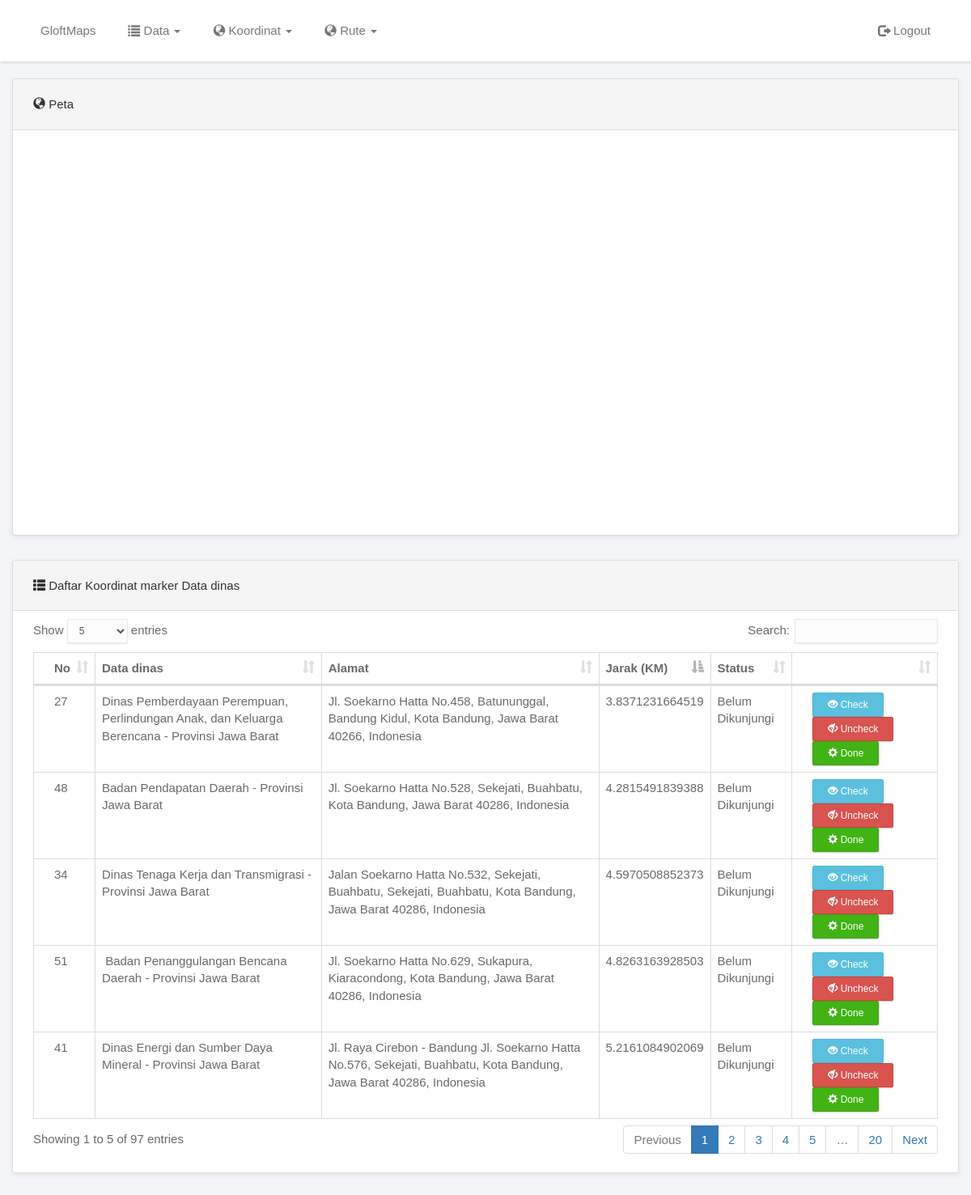
Before: /index.php/admin/koordinatdinas with the older database file.
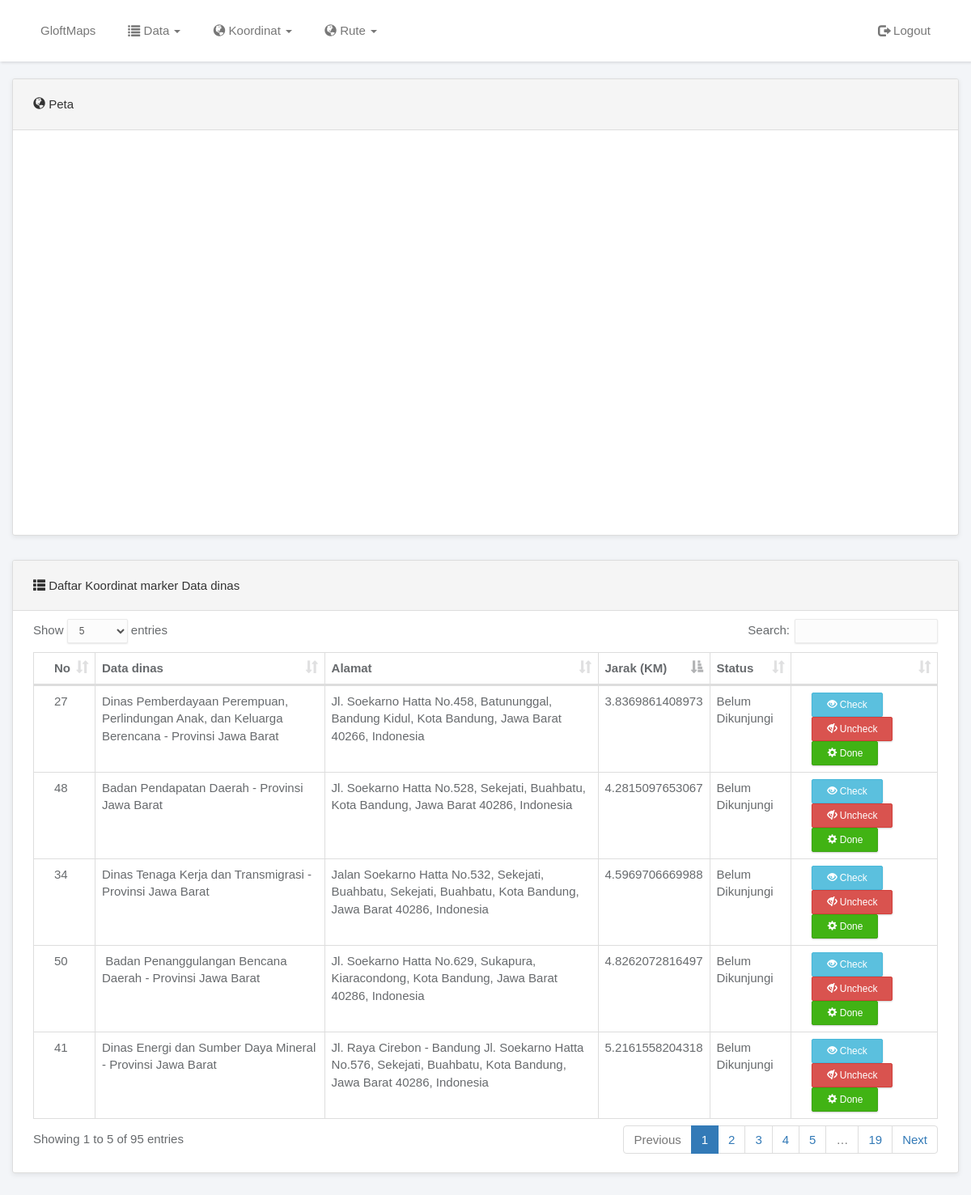
After: the same page with the newer database file.
### tables this page shows
CREATE TABLE `tbl_dinas` (
  `id_dinas` int(11) NOT NULL,
  `kelembagaan` varchar(120) DEFAULT NULL,
  `wilayah` varchar(120) DEFAULT NULL,
  `pimpinan` varchar(120) DEFAULT NULL,
  `alamat` varchar(255) DEFAULT NULL,
  `latitude` float(10,6) NOT NULL,
  `longitude` float(10,6) NOT NULL,
  `telepon` text,
  `fax` text,
  `status` int(11) NOT NULL
);

### application/views/templates/template-admin.php (called while the page is built)
<?php
$this->load->view('templates/header-admin');
$this->load->view($content);
$this->load->view('templates/footer-admin');

### application/controllers/admin/Koordinatdinas.php (called while the page is built, shortened)
<?php
class Koordinatdinas extends CI_Controller
{
  function __construct()
  {
    $this->load->model(array('model_dinas'));
    $this->load->helper('url');
    $this->load->library('form_validation');
  }
  function index()
  {
    $data = array('content' => 'admin/koordinatdinasform',
    'itemdinas' => $this->model_dinas->getbyStatus(),
    'itemkoordinatdinas' => $this->model_dinas->getAll()
  );
    $this->load->view('templates/template-admin', $data);
  }
}

### index.php (called while the page is built, shortened)
<?php
require_once BASEPATH.'core/CodeIgniter.php';

### application/models/model_dinas.php (called while the page is built, shortened)
<?php
class Model_dinas extends CI_Model{
    public function getbyStatus(){
        $query = $this->db->get_where('tbl_dinas', array('status' => '0'));
        return $query;
    }
}

### application/views/admin/koordinatdinasform.php (the view, shortened to what this page needs)
<div class="container">
    <div class="row">
            <div class="panel panel-default">
                <div class="panel-heading"><span class="glyphicon glyphicon-globe"></span> Peta</div>
                <div class="panel-body" style="height:500px;" id="map-canvas">
            </div>
        </div>
            <div class="panel panel-default">
                <div class="panel-heading"><span class="glyphicon glyphicon-th-list">
                    </span> Daftar Koordinat marker Data dinas
                </div>
                <div class="panel-body" style="min-height:400px">
                    <table id="DataTable" class="table table-bordered " style="width:100%">
                        <thead>
                            <th>No</th>
                            <th>Data dinas</th>
                            <th>Alamat</th>
                            <th>Jarak (KM)</th>
                            <th>Status</th>
                            <th></th>
                        </thead>
                        <tbody id="daftarkoordinatdinas">
                            <?php
                            if ($itemdinas->num_rows()!=null) {
                                $no = 1;
                                foreach ($itemdinas->result() as $dinas) {
                                    ?>
                                    <tr>
                                        <td><?php echo $no;?></td>
                                        <td><?php echo $dinas->kelembagaan." - ".$dinas->wilayah;?></td>
                                        <td><?php echo $dinas->alamat;?></td>
                                        <td><?php
                                        $center_lat = -6.983354;
                                        $center_lng = 107.632154;
                                        $distance = ( 6371 * acos((cos(deg2rad($center_lat)) ) * (cos(deg2rad($dinas->latitude))) * (cos(deg2rad($dinas->longitude) - deg2rad($center_lng)) )+ ((sin(deg2rad($center_lat))) * (sin(deg2rad($dinas->latitude))))) );
                                        echo $distance;
                                        ?></td>
                                        <td>
                                          <?php
                                            if ($dinas->status == 0) {
                                              echo "Belum Dikunjungi";
                                            }
                                          ?>
                                        </td>
                                        <td>
                                            <button class="btn-info btn btn-sm" id="viewmarkerdinas" data-iddatadinas=<?php echo $dinas->id_dinas?>><span class="glyphicon glyphicon-eye-open"></span> Check</button>
                                            <button class="btn-danger btn btn-sm" id="hapusmarkerdinas" data-iddatadinas=<?php echo $dinas->id_dinas?>><span class="glyphicon glyphicon-eye-close"></span> Uncheck</button>
                                            <button class="btn-success btn btn-sm" id="gantistatusdinas" data-iddatadinas=<?php echo $dinas->id_dinas?>><span class="glyphicon glyphicon-cog"></span> Done</button>
                                        </td>
                                    </tr>
                                    <?php
                                    $no++;
                                }
                            }
                            ?>
                        </tbody>
                    </table>
                </div>
            </div>
    </div>
</div>

### application/views/templates/header-admin.php (shortened to what this page needs)
<!DOCTYPE html>
<html lang="en">
  <head>
    <link rel="stylesheet" href="<?php echo base_url();?>assets/vendor/bootstrap/css/bootstrap.min.css">
    <link rel="stylesheet" href="<?php echo base_url();?>assets/vendor/font-awesome/css/font-awesome.min.css">
    <link rel="stylesheet" href="<?php echo base_url();?>assets/vendor/linearicons/style.css">
    <link rel="stylesheet" href="<?php echo base_url();?>assets/css/main.css">
    <link rel="stylesheet" href="<?php echo base_url();?>assets/css/dataTables.bootstrap.min.css">
    <link rel="stylesheet" href="<?php echo base_url();?>assets/css/fixedHeader.bootstrap.min.css">
    <link rel="stylesheet" href="<?php echo base_url();?>assets/css/responsive.bootstrap.min.css">
  </head>
  <body>
      <nav class="navbar navbar-default" role="navigation">
        <div class="container-fluid">
          <div class="navbar-header">
            <a class="navbar-brand" href="#"></a>
          </div>
          <div class="collapse navbar-collapse" id="navbar">
            <ul class="nav navbar-nav">
              <li class=""><a href="#">GloftMaps</a></li>
              <li class='dropdown'><a href='#' class='dropdown-toggle' data-toggle='dropdown'><span class="glyphicon glyphicon-list"></span> Data <b class='caret'></b></a>
              </li>
              <li class='dropdown'><a href='#' class='dropdown-toggle' data-toggle='dropdown'><span class="glyphicon glyphicon-globe"></span> Koordinat <b class='caret'></b></a>
              </li>
              <li class='dropdown'><a href='#' class='dropdown-toggle' data-toggle='dropdown'><span class="glyphicon glyphicon-globe"></span> Rute <b class='caret'></b></a>
              </li>
            </ul>
            <ul class="nav navbar-nav navbar-right">
              <li><a href="<?php echo site_url('logout')?>"><span class="glyphicon glyphicon-log-out"></span> Logout</a></li>
            </ul>
          </div>
        </div>
      </nav>
      <br>

### application/views/templates/footer-admin.php (shortened to what this page needs)
  </body>
</html>

### assets/css/main.css (style rules this page uses)
html { position: relative; min-height: 100%; }
body { background-color: #F3F5F8; font-family: "Source Sans Pro", sans-serif; font-size: 15px; color: #676a6d; }
a { color: #3287B2; }
th { font-weight: 600; }
.navbar-default { -webkit-transition: all 0.3s ease-in-out; -moz-transition: all 0.3s ease-in-out; -ms-transition: all 0.3s ease-in-out; -o-transition: all 0.3s ease-in-out; transition: all 0.3s ease-in-out; -moz-box-shadow: 1px 2px 3px rgba(0, 0, 0, 0.1); -webkit-box-shadow: 1px 2px 3px rgba(0, 0, 0, 0.1); box-shadow: 1px 2px 3px rgba(0, 0, 0, 0.1); -webkit-border-radius: 0; -moz-border-radius: 0; border-radius: 0; padding: 0; margin: 0; border: none; background-color: #fff; }
.navbar-nav > li > a { padding: 28px 20px; }
.navbar-nav > li > a > span { position: relative; top: 2px; }
@media screen and (min-width: 768px) { .navbar-nav.navbar-right { margin-right: 0; } }
.btn { -webkit-border-radius: 2px; -moz-border-radius: 2px; border-radius: 2px; -moz-box-shadow: 0px 1px 2px 0 rgba(0, 0, 0, 0.2); -webkit-box-shadow: 0px 1px 2px 0 rgba(0, 0, 0, 0.2); box-shadow: 0px 1px 2px 0 rgba(0, 0, 0, 0.2); padding: 6px 22px; }
.btn-group-sm > .btn, .btn-sm { padding: 5px 18px; }
.btn-success { background-color: #41B314; border-color: #3ca512; }
.panel { -webkit-border-radius: 3px; -moz-border-radius: 3px; border-radius: 3px; -moz-box-shadow: 0 2px 6px rgba(0, 0, 0, 0.08); -webkit-box-shadow: 0 2px 6px rgba(0, 0, 0, 0.08); box-shadow: 0 2px 6px rgba(0, 0, 0, 0.08); background-color: #fff; margin-bottom: 30px; }
.panel .panel-heading, .panel .panel-body, .panel .panel-footer { padding-left: 25px; padding-right: 25px; }
.panel .panel-heading { padding-top: 20px; padding-bottom: 20px; position: relative; }
.panel .panel-body { padding-top: 10px; padding-bottom: 15px; }
.panel .table > thead > tr > td:first-child, .panel .table > thead > tr > th:first-child, .panel .table > tbody > tr > td:first-child, .panel .table > tbody > tr > th:first-child, .panel .table > tfoot > tr > td:first-child, .panel .table > tfoot > tr > th:first-child { padding-left: 25px; }
.panel .table > thead > tr > td:last-child, .panel .table > thead > tr > th:last-child, .panel .table > tbody > tr > td:last-child, .panel .table > tbody > tr > th:last-child, .panel .table > tfoot > tr > td:last-child, .panel .table > tfoot > tr > th:last-child { padding-left: 25px; }

Changed rows visible on the page:
changed tbl_dinas "Dinas Pemberdayaan Perempuan, Perlindungan Anak, dan Keluarga Berencana": distance "3.8371231664519" → "3.8369861408973"
changed tbl_dinas "Dinas Tenaga Kerja dan Transmigrasi": distance "4.5970508852373" → "4.5969706669988"
changed tbl_dinas "Dinas Energi dan Sumber Daya Mineral": distance "5.2161084902069" → "5.2161558204318"
changed tbl_dinas "Badan Pendapatan Daerah": distance "4.2815491839388" → "4.2815097653067"
changed tbl_dinas "Badan Penanggulangan Bencana Daerah": distance "4.8263163928503" → "4.8262072816497"
Other visible differences:
text written by a page script: "Show entries Search: Showing 1 to 5 of 97 entries Previous 1 2 3 4 5 … 20 Next" → "Show entries Search: Showing 1 to 5 of 95 entries Previous 1 2 3 4 5 … 19 Next"
